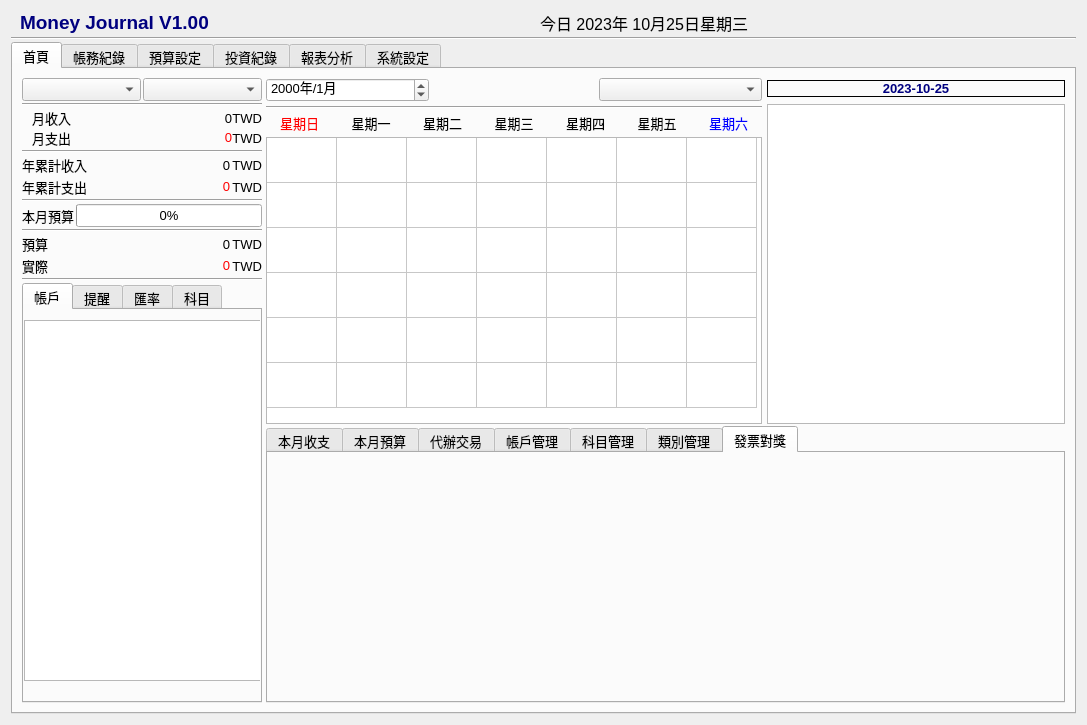
<?xml version="1.0" encoding="UTF-8"?>
<ui version="4.0">
 <class>Form</class>
 <widget class="QWidget" name="Form">
  <property name="geometry">
   <rect>
    <x>0</x>
    <y>0</y>
    <width>1087</width>
    <height>725</height>
   </rect>
  </property>
  <property name="windowTitle">
   <string>MJournal</string>
  </property>
  <property name="autoFillBackground">
   <bool>false</bool>
  </property>
  <layout class="QVBoxLayout" name="verticalLayout_13">
   <item>
    <layout class="QVBoxLayout" name="verticalLayout" stretch="0,0,0">
     <property name="spacing">
      <number>2</number>
     </property>
     <property name="sizeConstraint">
      <enum>QLayout::SetDefaultConstraint</enum>
     </property>
     <item>
      <layout class="QHBoxLayout" name="horizontalLayout" stretch="0,10,10,0,0">
       <item>
        <widget class="QLabel" name="label_3">
         <property name="text">
          <string/>
         </property>
         <property name="pixmap">
          <pixmap resource="mj_main_window.qrc">:/logo/images/bank.png</pixmap>
         </property>
        </widget>
       </item>
       <item>
        <widget class="QLabel" name="label">
         <property name="font">
          <font>
           <pointsize>12</pointsize>
           <italic>false</italic>
           <bold>true</bold>
           <kerning>true</kerning>
          </font>
         </property>
         <property name="text">
          <string>&lt;html&gt;&lt;head/&gt;&lt;body&gt;&lt;p&gt;&lt;span style=&quot; font-size:14pt; color:#00007f;&quot;&gt;Money Journal V1.00&lt;/span&gt;&lt;/p&gt;&lt;/body&gt;&lt;/html&gt;</string>
         </property>
         <property name="textFormat">
          <enum>Qt::RichText</enum>
         </property>
         <property name="scaledContents">
          <bool>false</bool>
         </property>
        </widget>
       </item>
       <item>
        <widget class="QLabel" name="label_2">
         <property name="font">
          <font>
           <pointsize>12</pointsize>
          </font>
         </property>
         <property name="contextMenuPolicy">
          <enum>Qt::NoContextMenu</enum>
         </property>
         <property name="autoFillBackground">
          <bool>true</bool>
         </property>
         <property name="text">
          <string>今日 2023年 10月25日星期三</string>
         </property>
        </widget>
       </item>
       <item>
        <widget class="QLabel" name="label_4">
         <property name="text">
          <string/>
         </property>
         <property name="pixmap">
          <pixmap resource="mj_main_window.qrc">:/icon/images/cal.png</pixmap>
         </property>
         <property name="alignment">
          <set>Qt::AlignBottom|Qt::AlignLeading|Qt::AlignLeft</set>
         </property>
        </widget>
       </item>
       <item>
        <widget class="QLabel" name="label_5">
         <property name="text">
          <string/>
         </property>
         <property name="pixmap">
          <pixmap resource="mj_main_window.qrc">:/icon/images/printer.png</pixmap>
         </property>
         <property name="alignment">
          <set>Qt::AlignBottom|Qt::AlignLeading|Qt::AlignLeft</set>
         </property>
        </widget>
       </item>
      </layout>
     </item>
     <item>
      <widget class="Line" name="line">
       <property name="orientation">
        <enum>Qt::Horizontal</enum>
       </property>
      </widget>
     </item>
     <item>
      <widget class="QTabWidget" name="tabWidget">
       <property name="font">
        <font>
         <pointsize>10</pointsize>
        </font>
       </property>
       <property name="tabShape">
        <enum>QTabWidget::Rounded</enum>
       </property>
       <property name="currentIndex">
        <number>0</number>
       </property>
       <widget class="QWidget" name="tab">
        <attribute name="title">
         <string>首頁</string>
        </attribute>
        <layout class="QHBoxLayout" name="horizontalLayout_17">
         <item>
          <layout class="QHBoxLayout" name="horizontalLayout_16" stretch="3,10">
           <property name="spacing">
            <number>4</number>
           </property>
           <item>
            <layout class="QVBoxLayout" name="verticalLayout_7">
             <property name="spacing">
              <number>2</number>
             </property>
             <item>
              <layout class="QHBoxLayout" name="horizontalLayout_4">
               <item>
                <widget class="QComboBox" name="comboBox"/>
               </item>
               <item>
                <widget class="QComboBox" name="comboBox_2"/>
               </item>
              </layout>
             </item>
             <item>
              <widget class="Line" name="line_2">
               <property name="orientation">
                <enum>Qt::Horizontal</enum>
               </property>
              </widget>
             </item>
             <item>
              <layout class="QHBoxLayout" name="horizontalLayout_5">
               <item>
                <widget class="QLabel" name="label_6">
                 <property name="text">
                  <string/>
                 </property>
                 <property name="pixmap">
                  <pixmap resource="mj_main_window.qrc">:/logo/images/statistics.png</pixmap>
                 </property>
                </widget>
               </item>
               <item>
                <layout class="QVBoxLayout" name="verticalLayout_6">
                 <property name="spacing">
                  <number>0</number>
                 </property>
                 <item>
                  <layout class="QHBoxLayout" name="horizontalLayout_6" stretch="1,6,1">
                   <item>
                    <widget class="QLabel" name="label_7">
                     <property name="text">
                      <string>月收入</string>
                     </property>
                    </widget>
                   </item>
                   <item>
                    <widget class="QLabel" name="label_14">
                     <property name="text">
                      <string>0</string>
                     </property>
                     <property name="alignment">
                      <set>Qt::AlignRight|Qt::AlignTrailing|Qt::AlignVCenter</set>
                     </property>
                    </widget>
                   </item>
                   <item>
                    <widget class="QLabel" name="label_15">
                     <property name="text">
                      <string>TWD</string>
                     </property>
                     <property name="alignment">
                      <set>Qt::AlignRight|Qt::AlignTrailing|Qt::AlignVCenter</set>
                     </property>
                    </widget>
                   </item>
                  </layout>
                 </item>
                 <item>
                  <layout class="QHBoxLayout" name="horizontalLayout_7" stretch="1,6,1">
                   <item>
                    <widget class="QLabel" name="label_8">
                     <property name="text">
                      <string>月支出</string>
                     </property>
                    </widget>
                   </item>
                   <item>
                    <widget class="QLabel" name="label_16">
                     <property name="text">
                      <string>&lt;html&gt;&lt;head/&gt;&lt;body&gt;&lt;p&gt;&lt;span style=&quot; color:#ff0000;&quot;&gt;0&lt;/span&gt;&lt;/p&gt;&lt;/body&gt;&lt;/html&gt;</string>
                     </property>
                     <property name="textFormat">
                      <enum>Qt::RichText</enum>
                     </property>
                     <property name="alignment">
                      <set>Qt::AlignRight|Qt::AlignTrailing|Qt::AlignVCenter</set>
                     </property>
                    </widget>
                   </item>
                   <item>
                    <widget class="QLabel" name="label_17">
                     <property name="text">
                      <string>TWD</string>
                     </property>
                     <property name="alignment">
                      <set>Qt::AlignRight|Qt::AlignTrailing|Qt::AlignVCenter</set>
                     </property>
                    </widget>
                   </item>
                  </layout>
                 </item>
                </layout>
               </item>
              </layout>
             </item>
             <item>
              <widget class="Line" name="line_5">
               <property name="orientation">
                <enum>Qt::Horizontal</enum>
               </property>
              </widget>
             </item>
             <item>
              <layout class="QHBoxLayout" name="horizontalLayout_8" stretch="1,6,1">
               <item>
                <widget class="QLabel" name="label_9">
                 <property name="text">
                  <string>年累計收入</string>
                 </property>
                </widget>
               </item>
               <item>
                <widget class="QLabel" name="label_18">
                 <property name="text">
                  <string>0</string>
                 </property>
                 <property name="alignment">
                  <set>Qt::AlignRight|Qt::AlignTrailing|Qt::AlignVCenter</set>
                 </property>
                </widget>
               </item>
               <item>
                <widget class="QLabel" name="label_19">
                 <property name="text">
                  <string>TWD</string>
                 </property>
                 <property name="alignment">
                  <set>Qt::AlignRight|Qt::AlignTrailing|Qt::AlignVCenter</set>
                 </property>
                </widget>
               </item>
              </layout>
             </item>
             <item>
              <layout class="QHBoxLayout" name="horizontalLayout_9" stretch="1,6,1">
               <item>
                <widget class="QLabel" name="label_10">
                 <property name="text">
                  <string>年累計支出</string>
                 </property>
                </widget>
               </item>
               <item>
                <widget class="QLabel" name="label_20">
                 <property name="text">
                  <string>&lt;html&gt;&lt;head/&gt;&lt;body&gt;&lt;p&gt;&lt;span style=&quot; color:#ff0000;&quot;&gt;0&lt;/span&gt;&lt;/p&gt;&lt;/body&gt;&lt;/html&gt;</string>
                 </property>
                 <property name="textFormat">
                  <enum>Qt::RichText</enum>
                 </property>
                 <property name="alignment">
                  <set>Qt::AlignRight|Qt::AlignTrailing|Qt::AlignVCenter</set>
                 </property>
                </widget>
               </item>
               <item>
                <widget class="QLabel" name="label_21">
                 <property name="text">
                  <string>TWD</string>
                 </property>
                 <property name="alignment">
                  <set>Qt::AlignRight|Qt::AlignTrailing|Qt::AlignVCenter</set>
                 </property>
                </widget>
               </item>
              </layout>
             </item>
             <item>
              <widget class="Line" name="line_3">
               <property name="orientation">
                <enum>Qt::Horizontal</enum>
               </property>
              </widget>
             </item>
             <item>
              <layout class="QHBoxLayout" name="horizontalLayout_10">
               <item>
                <widget class="QLabel" name="label_11">
                 <property name="text">
                  <string>本月預算</string>
                 </property>
                </widget>
               </item>
               <item>
                <widget class="QProgressBar" name="progressBar">
                 <property name="value">
                  <number>0</number>
                 </property>
                 <property name="textVisible">
                  <bool>true</bool>
                 </property>
                 <property name="invertedAppearance">
                  <bool>false</bool>
                 </property>
                </widget>
               </item>
              </layout>
             </item>
             <item>
              <widget class="Line" name="line_4">
               <property name="orientation">
                <enum>Qt::Horizontal</enum>
               </property>
              </widget>
             </item>
             <item>
              <layout class="QHBoxLayout" name="horizontalLayout_11" stretch="1,6,1">
               <item>
                <widget class="QLabel" name="label_12">
                 <property name="text">
                  <string>預算</string>
                 </property>
                </widget>
               </item>
               <item>
                <widget class="QLabel" name="label_22">
                 <property name="text">
                  <string>0</string>
                 </property>
                 <property name="alignment">
                  <set>Qt::AlignRight|Qt::AlignTrailing|Qt::AlignVCenter</set>
                 </property>
                </widget>
               </item>
               <item>
                <widget class="QLabel" name="label_23">
                 <property name="text">
                  <string>TWD</string>
                 </property>
                 <property name="alignment">
                  <set>Qt::AlignRight|Qt::AlignTrailing|Qt::AlignVCenter</set>
                 </property>
                </widget>
               </item>
              </layout>
             </item>
             <item>
              <layout class="QHBoxLayout" name="horizontalLayout_12" stretch="1,6,1">
               <item>
                <widget class="QLabel" name="label_13">
                 <property name="text">
                  <string>實際</string>
                 </property>
                </widget>
               </item>
               <item>
                <widget class="QLabel" name="label_24">
                 <property name="text">
                  <string>&lt;html&gt;&lt;head/&gt;&lt;body&gt;&lt;p&gt;&lt;span style=&quot; color:#ff0000;&quot;&gt;0&lt;/span&gt;&lt;/p&gt;&lt;/body&gt;&lt;/html&gt;</string>
                 </property>
                 <property name="textFormat">
                  <enum>Qt::RichText</enum>
                 </property>
                 <property name="alignment">
                  <set>Qt::AlignRight|Qt::AlignTrailing|Qt::AlignVCenter</set>
                 </property>
                </widget>
               </item>
               <item>
                <widget class="QLabel" name="label_25">
                 <property name="text">
                  <string>TWD</string>
                 </property>
                 <property name="alignment">
                  <set>Qt::AlignRight|Qt::AlignTrailing|Qt::AlignVCenter</set>
                 </property>
                </widget>
               </item>
              </layout>
             </item>
             <item>
              <widget class="Line" name="line_6">
               <property name="orientation">
                <enum>Qt::Horizontal</enum>
               </property>
              </widget>
             </item>
             <item>
              <widget class="QTabWidget" name="tabWidget_2">
               <property name="tabShape">
                <enum>QTabWidget::Rounded</enum>
               </property>
               <property name="currentIndex">
                <number>0</number>
               </property>
               <widget class="QWidget" name="tab_7">
                <attribute name="title">
                 <string>帳戶</string>
                </attribute>
                <widget class="QWidget" name="verticalLayoutWidget_4">
                 <property name="geometry">
                  <rect>
                   <x>0</x>
                   <y>10</y>
                   <width>258</width>
                   <height>361</height>
                  </rect>
                 </property>
                 <layout class="QVBoxLayout" name="verticalLayout_8">
                  <item>
                   <widget class="QTreeView" name="treeView">
                    <property name="sizePolicy">
                     <sizepolicy hsizetype="Expanding" vsizetype="Expanding">
                      <horstretch>0</horstretch>
                      <verstretch>0</verstretch>
                     </sizepolicy>
                    </property>
                    <property name="sizeAdjustPolicy">
                     <enum>QAbstractScrollArea::AdjustToContentsOnFirstShow</enum>
                    </property>
                    <attribute name="headerCascadingSectionResizes">
                     <bool>false</bool>
                    </attribute>
                    <attribute name="headerDefaultSectionSize">
                     <number>100</number>
                    </attribute>
                   </widget>
                  </item>
                 </layout>
                </widget>
               </widget>
               <widget class="QWidget" name="tab_8">
                <attribute name="title">
                 <string>提醒</string>
                </attribute>
               </widget>
               <widget class="QWidget" name="tab_9">
                <attribute name="title">
                 <string>匯率</string>
                </attribute>
               </widget>
               <widget class="QWidget" name="tab_10">
                <attribute name="title">
                 <string>科目</string>
                </attribute>
               </widget>
              </widget>
             </item>
            </layout>
           </item>
           <item>
            <layout class="QVBoxLayout" name="verticalLayout_12">
             <property name="spacing">
              <number>2</number>
             </property>
             <item>
              <layout class="QVBoxLayout" name="verticalLayout_11" stretch="5,4">
               <item>
                <layout class="QHBoxLayout" name="horizontalLayout_15" stretch="5,3">
                 <property name="spacing">
                  <number>5</number>
                 </property>
                 <item>
                  <layout class="QVBoxLayout" name="verticalLayout_9">
                   <property name="spacing">
                    <number>4</number>
                   </property>
                   <item>
                    <layout class="QHBoxLayout" name="horizontalLayout_13">
                     <item>
                      <widget class="QDateEdit" name="dateEdit">
                       <property name="showGroupSeparator" stdset="0">
                        <bool>false</bool>
                       </property>
                       <property name="currentSection">
                        <enum>QDateTimeEdit::YearSection</enum>
                       </property>
                       <property name="displayFormat">
                        <string>yyyy年/M月</string>
                       </property>
                      </widget>
                     </item>
                     <item>
                      <widget class="QLabel" name="label_26">
                       <property name="text">
                        <string/>
                       </property>
                       <property name="pixmap">
                        <pixmap resource="mj_main_window.qrc">:/icon/images/today.png</pixmap>
                       </property>
                       <property name="alignment">
                        <set>Qt::AlignCenter</set>
                       </property>
                      </widget>
                     </item>
                     <item>
                      <widget class="QComboBox" name="comboBox_3"/>
                     </item>
                    </layout>
                   </item>
                   <item>
                    <widget class="Line" name="line_7">
                     <property name="orientation">
                      <enum>Qt::Horizontal</enum>
                     </property>
                    </widget>
                   </item>
                   <item>
                    <layout class="QHBoxLayout" name="horizontalLayout_14">
                     <item>
                      <widget class="QLabel" name="label_27">
                       <property name="text">
                        <string>&lt;html&gt;&lt;head/&gt;&lt;body&gt;&lt;p&gt;&lt;span style=&quot; font-size:10pt; color:#ff0000;&quot;&gt;星期日&lt;/span&gt;&lt;/p&gt;&lt;/body&gt;&lt;/html&gt;</string>
                       </property>
                       <property name="textFormat">
                        <enum>Qt::RichText</enum>
                       </property>
                       <property name="alignment">
                        <set>Qt::AlignCenter</set>
                       </property>
                      </widget>
                     </item>
                     <item>
                      <widget class="QLabel" name="label_28">
                       <property name="text">
                        <string>星期一</string>
                       </property>
                       <property name="alignment">
                        <set>Qt::AlignCenter</set>
                       </property>
                      </widget>
                     </item>
                     <item>
                      <widget class="QLabel" name="label_29">
                       <property name="text">
                        <string>星期二</string>
                       </property>
                       <property name="alignment">
                        <set>Qt::AlignCenter</set>
                       </property>
                      </widget>
                     </item>
                     <item>
                      <widget class="QLabel" name="label_30">
                       <property name="text">
                        <string>星期三</string>
                       </property>
                       <property name="alignment">
                        <set>Qt::AlignCenter</set>
                       </property>
                      </widget>
                     </item>
                     <item>
                      <widget class="QLabel" name="label_31">
                       <property name="text">
                        <string>星期四</string>
                       </property>
                       <property name="alignment">
                        <set>Qt::AlignCenter</set>
                       </property>
                      </widget>
                     </item>
                     <item>
                      <widget class="QLabel" name="label_32">
                       <property name="text">
                        <string>星期五</string>
                       </property>
                       <property name="alignment">
                        <set>Qt::AlignCenter</set>
                       </property>
                      </widget>
                     </item>
                     <item>
                      <widget class="QLabel" name="label_33">
                       <property name="text">
                        <string>&lt;html&gt;&lt;head/&gt;&lt;body&gt;&lt;p&gt;&lt;span style=&quot; font-size:10pt; color:#0000ff;&quot;&gt;星期六&lt;/span&gt;&lt;/p&gt;&lt;/body&gt;&lt;/html&gt;</string>
                       </property>
                       <property name="textFormat">
                        <enum>Qt::RichText</enum>
                       </property>
                       <property name="alignment">
                        <set>Qt::AlignCenter</set>
                       </property>
                      </widget>
                     </item>
                    </layout>
                   </item>
                   <item>
                    <widget class="QTableWidget" name="tableWidget">
                     <property name="sizePolicy">
                      <sizepolicy hsizetype="Expanding" vsizetype="Expanding">
                       <horstretch>0</horstretch>
                       <verstretch>0</verstretch>
                      </sizepolicy>
                     </property>
                     <property name="autoFillBackground">
                      <bool>false</bool>
                     </property>
                     <property name="frameShape">
                      <enum>QFrame::StyledPanel</enum>
                     </property>
                     <property name="frameShadow">
                      <enum>QFrame::Sunken</enum>
                     </property>
                     <property name="lineWidth">
                      <number>2</number>
                     </property>
                     <property name="midLineWidth">
                      <number>1</number>
                     </property>
                     <property name="verticalScrollBarPolicy">
                      <enum>Qt::ScrollBarAsNeeded</enum>
                     </property>
                     <property name="horizontalScrollBarPolicy">
                      <enum>Qt::ScrollBarAsNeeded</enum>
                     </property>
                     <property name="sizeAdjustPolicy">
                      <enum>QAbstractScrollArea::AdjustIgnored</enum>
                     </property>
                     <property name="autoScroll">
                      <bool>false</bool>
                     </property>
                     <property name="showDropIndicator" stdset="0">
                      <bool>true</bool>
                     </property>
                     <property name="dragEnabled">
                      <bool>false</bool>
                     </property>
                     <property name="alternatingRowColors">
                      <bool>false</bool>
                     </property>
                     <property name="selectionMode">
                      <enum>QAbstractItemView::SingleSelection</enum>
                     </property>
                     <property name="selectionBehavior">
                      <enum>QAbstractItemView::SelectItems</enum>
                     </property>
                     <property name="gridStyle">
                      <enum>Qt::SolidLine</enum>
                     </property>
                     <property name="wordWrap">
                      <bool>true</bool>
                     </property>
                     <property name="cornerButtonEnabled">
                      <bool>true</bool>
                     </property>
                     <property name="rowCount">
                      <number>6</number>
                     </property>
                     <property name="columnCount">
                      <number>7</number>
                     </property>
                     <attribute name="horizontalHeaderVisible">
                      <bool>false</bool>
                     </attribute>
                     <attribute name="horizontalHeaderCascadingSectionResizes">
                      <bool>false</bool>
                     </attribute>
                     <attribute name="horizontalHeaderMinimumSectionSize">
                      <number>70</number>
                     </attribute>
                     <attribute name="horizontalHeaderDefaultSectionSize">
                      <number>70</number>
                     </attribute>
                     <attribute name="horizontalHeaderHighlightSections">
                      <bool>false</bool>
                     </attribute>
                     <attribute name="horizontalHeaderStretchLastSection">
                      <bool>false</bool>
                     </attribute>
                     <attribute name="verticalHeaderVisible">
                      <bool>false</bool>
                     </attribute>
                     <attribute name="verticalHeaderCascadingSectionResizes">
                      <bool>false</bool>
                     </attribute>
                     <attribute name="verticalHeaderMinimumSectionSize">
                      <number>45</number>
                     </attribute>
                     <attribute name="verticalHeaderDefaultSectionSize">
                      <number>45</number>
                     </attribute>
                     <attribute name="verticalHeaderHighlightSections">
                      <bool>false</bool>
                     </attribute>
                     <attribute name="verticalHeaderShowSortIndicator" stdset="0">
                      <bool>false</bool>
                     </attribute>
                     <attribute name="verticalHeaderStretchLastSection">
                      <bool>false</bool>
                     </attribute>
                     <row/>
                     <row/>
                     <row/>
                     <row/>
                     <row/>
                     <row/>
                     <column/>
                     <column/>
                     <column/>
                     <column/>
                     <column/>
                     <column/>
                     <column/>
                    </widget>
                   </item>
                  </layout>
                 </item>
                 <item>
                  <layout class="QVBoxLayout" name="verticalLayout_10">
                   <property name="spacing">
                    <number>7</number>
                   </property>
                   <property name="topMargin">
                    <number>2</number>
                   </property>
                   <item>
                    <widget class="QLabel" name="label_34">
                     <property name="frameShape">
                      <enum>QFrame::Box</enum>
                     </property>
                     <property name="text">
                      <string>&lt;html&gt;&lt;head/&gt;&lt;body&gt;&lt;p&gt;&lt;span style=&quot; font-size:10pt; font-weight:700; color:#00007f;&quot;&gt;2023-10-25&lt;/span&gt;&lt;/p&gt;&lt;/body&gt;&lt;/html&gt;</string>
                     </property>
                     <property name="textFormat">
                      <enum>Qt::RichText</enum>
                     </property>
                     <property name="alignment">
                      <set>Qt::AlignCenter</set>
                     </property>
                    </widget>
                   </item>
                   <item>
                    <widget class="QListView" name="listView"/>
                   </item>
                  </layout>
                 </item>
                </layout>
               </item>
               <item>
                <widget class="QTabWidget" name="tabWidget_3">
                 <property name="currentIndex">
                  <number>6</number>
                 </property>
                 <widget class="QWidget" name="tab_11">
                  <attribute name="title">
                   <string>本月收支</string>
                  </attribute>
                 </widget>
                 <widget class="QWidget" name="tab_12">
                  <attribute name="title">
                   <string>本月預算</string>
                  </attribute>
                 </widget>
                 <widget class="QWidget" name="tab_13">
                  <attribute name="title">
                   <string>代辦交易</string>
                  </attribute>
                 </widget>
                 <widget class="QWidget" name="tab_14">
                  <attribute name="title">
                   <string>帳戶管理</string>
                  </attribute>
                 </widget>
                 <widget class="QWidget" name="tab_15">
                  <attribute name="title">
                   <string>科目管理</string>
                  </attribute>
                 </widget>
                 <widget class="QWidget" name="tab_16">
                  <attribute name="title">
                   <string>類別管理</string>
                  </attribute>
                 </widget>
                 <widget class="QWidget" name="tab_17">
                  <attribute name="title">
                   <string>發票對獎</string>
                  </attribute>
                 </widget>
                </widget>
               </item>
              </layout>
             </item>
            </layout>
           </item>
          </layout>
         </item>
        </layout>
       </widget>
       <widget class="QWidget" name="tab_2">
        <attribute name="title">
         <string>帳務紀錄</string>
        </attribute>
       </widget>
       <widget class="QWidget" name="tab_3">
        <attribute name="title">
         <string>預算設定</string>
        </attribute>
       </widget>
       <widget class="QWidget" name="tab_4">
        <attribute name="title">
         <string>投資紀錄</string>
        </attribute>
       </widget>
       <widget class="QWidget" name="tab_5">
        <attribute name="title">
         <string>報表分析</string>
        </attribute>
       </widget>
       <widget class="QWidget" name="tab_6">
        <attribute name="title">
         <string>系統設定</string>
        </attribute>
       </widget>
      </widget>
     </item>
    </layout>
   </item>
  </layout>
 </widget>
 <resources>
  <include location="mj_main_window.qrc"/>
  <include location="../../../../../Users/Antony/.designer/backup/mj_main_window.qrc"/>
 </resources>
 <connections/>
</ui>
